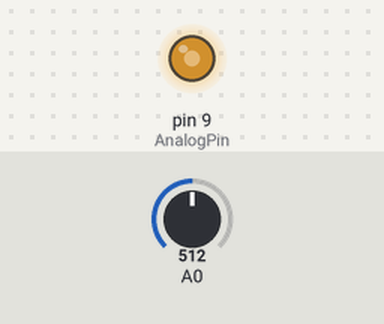
This sketch was run on a simulated Arduino Uno, built with avr-gcc and run on an emulated ATmega328P. Parts: output pins drawn as LEDs (lit = HIGH). The inputs (shaded band) are chosen by the test bench; at power-on: A0 = 512. What the sketch prints to the serial monitor is not drawn.

Above: at 0.15 s.
At 38.39 s:
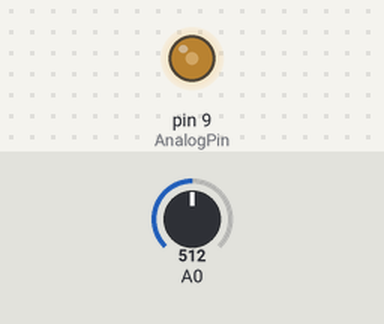
Timing chart, 0 to 40.0 s (numbered marks = the images above):
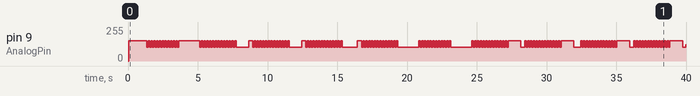

The sketch:

Sinus-Spannung.ino
```cpp
//Wechselspannung: Sinusförmige Spannung mittels PWM erzeugen
//Deklaration und Initialisierung globaler Variablen
const int AnalogPin = 9 ; //Deklaration PWM-Analog Pin 9

float t = 0.f ; // Momentanwert der Zeit in Millisekunden
float T = 0.f ; // Periodendauer in Millisekunden
const float U_ref = 5.f ; //Referenzspannung in Volt
int PWM_Value = 0 ; //Parameterwert für analogWrite
unsigned int AD_Value = 0 ; //Parameterwert für analogRead
float ReadVoltage = 0.f ; //Gemessene Spannung in Volt
float Skal_Amplitude = 0 ; //Berechnete Amplitude
/**********************************************************/
//Einstellbare Parameter:
float Amplitude = 0.5f ; //Amplitude in Volt (0 - 2.5 V)
unsigned int Frequenz = 5 ; //Frequenz in Hertz (max 20Hz)
/**********************************************************/

void setup() {
  // put your setup code here, to run once:
  Serial.begin(9600); //Initialisierung Serielle Kommunikation 115200 Baud
  TCCR1B = (TCCR1B & 0b11111000) | 0x01 ; //Änderung der PWM-Frequenz des Analog Pins 9 und 10 auf 31372 Hz
  //Quelle: http://playground.arduino.cc/Main/TimerPWMCheatsheet

  Skal_Amplitude = Amplitude * (254.f / U_ref) ; //Berechnung/Anpassung der Amplitude für analogWrite
  T = (1.f / Frequenz) * 1000.f ; //Berechnung der Periodendauer mittels der Frequenz
}

void loop() {
  // put your main code here, to run repeatedly:
  t = millis()%(int)T ; //Laufzeit des Arduinos, Berechnung des Rests der Division durch Periodendauer

  //Sinusfunktion
  PWM_Value = (int) ( Skal_Amplitude * sin ((t/T) * 2.f * PI) ) ;  //Berechnung der Sinusfunktion und Skalierung
  PWM_Value += 127 ;                  //Addition des Offsets

  //Sägezahnspannung

  //Rechteckspannung

  //Dreieckspannung

  analogWrite(AnalogPin ,PWM_Value);  //PWM-Ausgabe an Pin 9

  AD_Value = analogRead(A0) ;         //Analogen Wert an Pin A0 einlesen

  ReadVoltage = (float)AD_Value * (U_ref/1023.f) ;  //Berechnung der momentan anliegenden Spannung

  Serial.println(ReadVoltage);        //Ausgabe der momentanen Spannung über UART
//Ergebnissanzeige mittels Werkzeuge->Serieller Plotter (aktuelle Arduino Version  1.6.9 installieren!)
//  delay(1) ;
}
```

Measured:
- by itself, pin 9 (AnalogPin): 0/255 → 152/255 at 0.05 s, → 102/255 1.3 s later, → 152/255 0.10 s later, → 102/255 0.10 s later, … (273 changes in this stretch)
